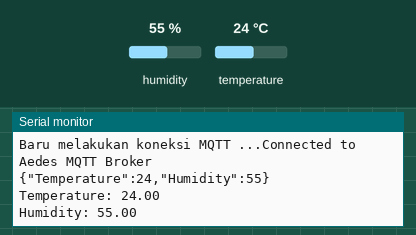
Recording of a sketch running on a simulated ESP32. Parts: the last lines printed to the serial monitor. The test bench sets the inputs (shaded band); at power-on: humidity 55 %, temperature 24 °C. WiFi joins after 1.5 s; servers stay silent unless stated; random numbers use the default seed unless the sketch sets one; no MQTT or app messages arrive unless stated.

Above: at 2.7 s.
2.8 s: humidity set to 22 %
At 7.2 s:
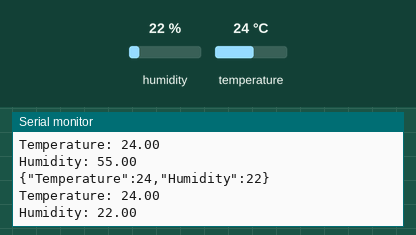
7.7 s: temperature set to 12 °C
At 11.5 s:
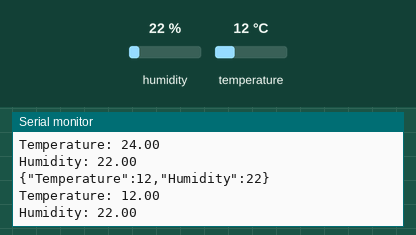
12.6 s: humidity set to 40 %
At 14.6 s:
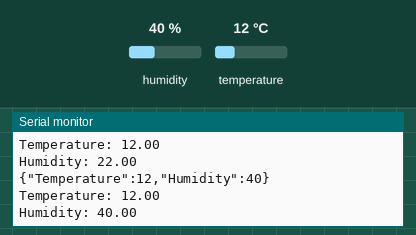
Timing chart, 0 to 16.1 s (numbered marks = the images above; inputs shaded):
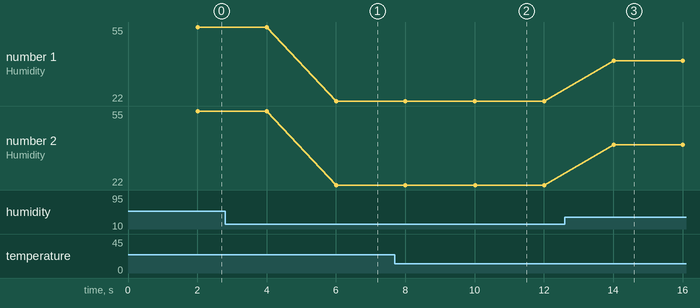

The sketch:

DHT.ino
```cpp
#include <WiFi.h>  // Library untuk mengakses fitur WiFi pada perangkat ESP32
#include <PubSubClient.h> // Library untuk mengimplementasikan protokol MQTT pada perangkat ESP32
#include <DHT.h> // Library untuk berkomunikasi dengan sensor DHT (Digital Humidity and Temperature)
#include <ArduinoJson.h> // Library untuk memanipulasi data dalam format JSON

const int DHT_PIN = 22;  // Pin yang digunakan untuk sensor DHT
const char* ssid = "fachrizaldanvarick"; // Nama SSID (WiFi) yang akan dihubungkan
const char* password = "sbmdapetA"; // Kata sandi WiFi
const char* mqtt_server = "192.168.210.119"; // Alamat IP server MQTT (Mosquitto)

JsonDocument doc; // Objek untuk menyimpan data JSON
DHT sensor_dht(DHT_PIN, DHT22); // Objek sensor DHT dengan pin yang telah ditentukan
WiFiClient espClient; // Objek untuk koneksi WiFi menggunakan ESP32
PubSubClient client(espClient); // Objek PubSubClient untuk komunikasi MQTT
unsigned long lastMsg = 0; // Variabel untuk menyimpan waktu terakhir data dikirim
float temp = 0; // Variabel untuk menyimpan suhu
float hum = 0; // Variabel untuk menyimpan kelembaban

void setup_wifi() {
  delay(10);
  Serial.println();
  Serial.print("Wifi terkoneksi ke : ");
  Serial.println(ssid); // Menampilkan SSID (WiFi) yang terhubung

  WiFi.mode(WIFI_STA); // Mengatur mode WiFi sebagai mode Station (menyambung ke jaringan WiFi)
  WiFi.begin(ssid, password); // Menghubungkan ke jaringan WiFi dengan SSID dan password yang telah ditentukan

  while (WiFi.status() != WL_CONNECTED) { // Loop sampai terhubung ke WiFi
    delay(500);
    Serial.print(".");
  }

  randomSeed(micros()); // Inisialisasi pembangkit bilangan acak dengan nilai yang tidak pasti

  Serial.println("");
  Serial.println("WiFi berhasil terkoneksi");
  Serial.print("Alamat IP : ");
  Serial.println(WiFi.localIP()); // Menampilkan alamat IP lokal ESP32 setelah terkoneksi
}

void callback(char* topic, byte* payload, unsigned int length) {
  Serial.print("Message arrived [");
  Serial.print(topic);
  Serial.print("] ");
  for (int i = 0; i < length; i++) {
    Serial.print((char)payload[i]); // Menampilkan pesan yang diterima dari MQTT broker
  }
}

void reconnect() {
  while (!client.connected()) { // Loop sampai koneksi berhasil dibuat
    setup_wifi(); // Membuat koneksi WiFi
    Serial.print("Baru melakukan koneksi MQTT ...");
    String clientId = "ESP32Client-";
    clientId += String(random(0xffff), HEX); // Membuat ID klien MQTT secara acak

    if (client.connect(clientId.c_str())) { // Mencoba melakukan koneksi ke broker MQTT
      Serial.println("Connected to Aedes MQTT Broker");
    } else {
      Serial.print("failed, rc=");
      Serial.print(client.state()); // Menampilkan kode status koneksi MQTT
      Serial.println(" try again in 5 seconds");
      delay(5000); // Delay sebelum mencoba koneksi kembali
    }
  }
}

void setup() {
  //pinMode(2, OUTPUT);  // Set pin mode, dalam komentar karena tidak digunakan
  Serial.begin(115200); // Memulai komunikasi serial dengan baud rate 115200
  sensor_dht.begin(); // Memulai sensor DHT
  setup_wifi();  // Mengatur koneksi WiFi
  client.setServer(mqtt_server, 1883); // Mengatur server MQTT dan portnya
  client.setCallback(callback); // Mengatur fungsi callback untuk menerima pesan MQTT
  }

void loop() {
  if (!client.connected()) { // Jika klien tidak terhubung dengan broker MQTT
    reconnect(); // Mencoba untuk terhubung kembali
  }
  client.loop(); // Loop PubSubClient

  unsigned long now = millis();
  if (now - lastMsg > 2000) { // Jika telah lewat 2 detik sejak pengiriman terakhir
    lastMsg = now;

    float temp = sensor_dht.readTemperature(); // Membaca suhu dari sensor DHTS
    float hum = sensor_dht.readHumidity(); // Membaca kelembaban dari sensor DHT

    // Serial Dalam Bentuk JSON
    doc["Temperature"] = temp; // Menyimpan nilai suhu dalam objek JSON
    doc["Humidity"] = hum; // Menyimpan nilai kelembaban dalam objek JSON
    String doc_str = doc.as<String>(); // Mengonversi objek JSON menjadi String
    client.publish("/fachrizal_varick/json", doc_str.c_str()); // Mengirim data JSON ke topik MQTT
    serializeJson(doc, Serial); // Serialize objek JSON ke Serial
    Serial.println(); // Menampilkan Dokumen JSON di serial monitor

    // Serial Bukan dalam bentuk JSON
    char temp_str[8];
    dtostrf(temp, 1, 2, temp_str); // Mengonversi nilai suhu menjadi string
    client.publish("/fachrizal_varick/temp", temp_str); // Mengirim data suhu ke topik MQTT
    char hum_str[8];
    dtostrf(hum, 1, 2, hum_str); // Mengonversi nilai kelembaban menjadi string
    client.publish("/fachrizal_varick/hum", temp_str); // Mengirim data kelembaban ke topik MQTT
    Serial.print("Temperature: ");
    Serial.println(temp); // Menampilkan nilai Temperature di serial monitor
    Serial.print("Humidity: ");
    Serial.println(hum); // Menampilkan nilai Humidity di serial monitor
    }
}
```

Measured:
- after the input at 2.8 s, the serial monitor: prints a new line after 3.2 s (image 1)
- after the input at 7.7 s, the serial monitor: prints a new line after 2.3 s (image 2)
- after the input at 12.6 s, the serial monitor: prints a new line after 1.4 s (image 3)
- plotted number 1: 55 → 22 after the input at 2.8 s, 22 → 40 after the input at 12.6 s
- plotted number 2: 55 → 22 after the input at 2.8 s, 22 → 40 after the input at 12.6 s
